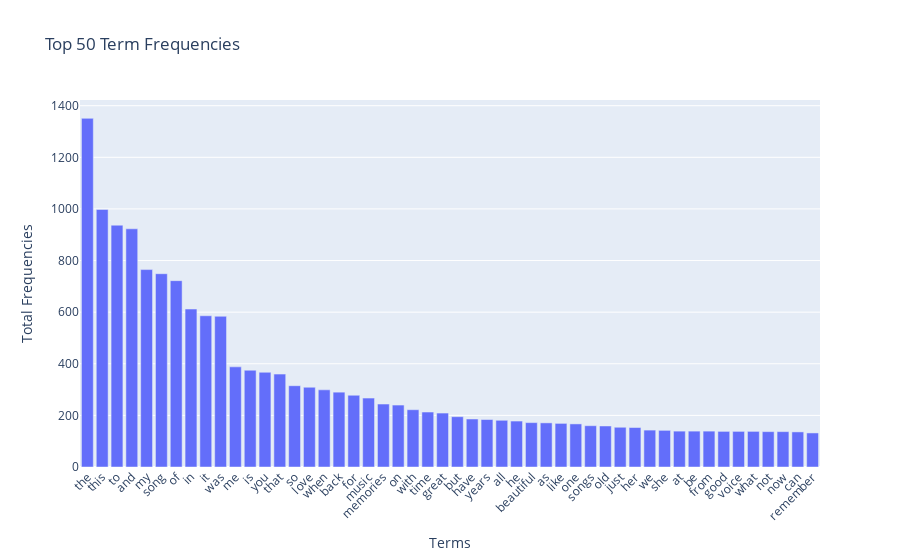

Notebook cell for this chart:
### Markdown cell above
### >>> **Exercise 14 (take home):** 
Additionally, you can attempt to sort the terms on the `x-axis` by frequency instead of in alphabetical order. This way the visualization is more meaninfgul and you will be able to observe the so called [long tail](https://en.wikipedia.org/wiki/Long_tail) (get familiar with this term since it will appear a lot in data mining and other statistics courses). see picture below

![alt txt](https://upload.wikimedia.org/wikipedia/commons/thumb/8/8a/Long_tail.svg/1000px-Long_tail.svg.png)

### Code cell
import numpy as np
import pandas as pd
import plotly.express as px

# Calculate the total frequency of each term across all documents
term_frequencies = np.asarray(X_counts.sum(axis=0))[0]

# Get the feature names (terms) from the count vectorizer
terms = count_vect.get_feature_names_out()

# Create a DataFrame with terms and their corresponding frequencies
df = pd.DataFrame({'Terms': terms, 'Frequencies': term_frequencies})

# Define the number of top terms to display
top_n = 50

# Get the top 'n' terms with the highest frequencies
df_top = df.nlargest(top_n, 'Frequencies')

# Create a bar chart using Plotly Express
fig = px.bar(df_top, 
             x='Terms', 
             y='Frequencies', 
             title='Top 50 Term Frequencies',
             labels={'Terms': 'Terms', 'Frequencies': 'Total Frequencies'})

# Update the layout of the chart for better readability
fig.update_layout(xaxis_tickangle=-45)  # Rotate x-axis labels for better visibility

# Display the bar chart
fig.show()

### Figure 1 — Plotly figure (JSON) as saved in the notebook; plotly's stock layout.template omitted (floating-point values rounded to 4 significant figures)
{"data": [{"alignmentgroup": "True", "hovertemplate": "Terms=%{x}<br>Total Frequencies=%{y}<extra></extra>", "legendgroup": "", "marker": {"color": "#636efa", "pattern": {"shape": ""}}, "name": "", "offsetgroup": "", "orientation": "v", "showlegend": false, "textposition": "auto", "type": "bar", "x": ["the", "this", "to", "and", "my", "song", "of", "in", "it", "was", "me", "is", "you", "that", "so", "love", "when", "back", "for", "music", "memories", "on", "with", "time", "great", "but", "have", "years", "all", "he", "beautiful", "as", "like", "one", "songs", "old", "just", "her", "we", "she", "at", "be", "from", "good", "voice", "what", "not", "now", "can", "remember"], "xaxis": "x", "y": [1351, 998, 937, 923, 765, 749, 722, 612, 586, 584, 388, 375, 367, 360, 315, 309, 299, 290, 278, 267, 244, 240, 222, 213, 209, 195, 186, 184, 181, 178, 172, 171, 169, 167, 160, 159, 154, 153, 143, 142, 139, 139, 139, 138, 138, 138, 137, 137, 136, 132], "yaxis": "y"}], "layout": {"barmode": "relative", "legend": {"tracegroupgap": 0}, "title": {"text": "Top 50 Term Frequencies"}, "xaxis": {"anchor": "y", "domain": [0, 1], "tickangle": -45, "title": {"text": "Terms"}}, "yaxis": {"anchor": "x", "domain": [0, 1], "title": {"text": "Total Frequencies"}}}}
